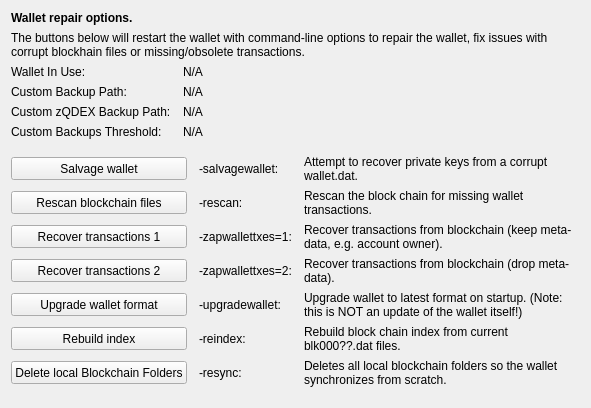
     <widget class="QWidget" name="tab_repair">
      <attribute name="title">
       <string>&amp;Wallet Repair</string>
      </attribute>
      <layout class="QGridLayout" name="gridLayout_4" columnstretch="0,0,0,0">
       <property name="horizontalSpacing">
        <number>12</number>
       </property>
       <item row="0" column="0" colspan="4">
        <widget class="QLabel" name="label_repair_header">
         <property name="font">
          <font>
           <weight>75</weight>
           <bold>true</bold>
          </font>
         </property>
         <property name="text">
          <string>Wallet repair options.</string>
         </property>
        </widget>
       </item>
       <item row="1" column="0" colspan="4">
        <widget class="QLabel" name="label_repair_helptext">
         <property name="font">
          <font>
           <weight>50</weight>
           <bold>false</bold>
          </font>
         </property>
         <property name="text">
          <string>The buttons below will restart the wallet with command-line options to repair the wallet, fix issues with corrupt blockhain files or missing/obsolete transactions.</string>
         </property>
         <property name="wordWrap">
          <bool>true</bool>
         </property>
        </widget>
       </item>
       <item row="2" column="0">
        <widget class="QLabel" name="wallet_path_label">
         <property name="text">
          <string>Wallet In Use:</string>
         </property>
        </widget>
       </item>
       <item row="2" column="1" colspan="3">
        <widget class="QLabel" name="wallet_path">
         <property name="cursor">
          <cursorShape>IBeamCursor</cursorShape>
         </property>
         <property name="text">
          <string>N/A</string>
         </property>
         <property name="textFormat">
          <enum>Qt::PlainText</enum>
         </property>
         <property name="textInteractionFlags">
          <set>Qt::LinksAccessibleByMouse|Qt::TextSelectableByKeyboard|Qt::TextSelectableByMouse</set>
         </property>
        </widget>
       </item>
       <item row="3" column="0">
        <widget class="QLabel" name="wallet_custombackuppath_label">
         <property name="visible">
          <bool>false</bool>
         </property>
         <property name="text">
          <string>Custom Backup Path:</string>
         </property>
        </widget>
       </item>
       <item row="3" column="1" colspan="3">
        <widget class="QLabel" name="wallet_custombackuppath">
         <property name="cursor">
          <cursorShape>IBeamCursor</cursorShape>
         </property>
         <property name="visible">
          <bool>false</bool>
         </property>
         <property name="text">
          <string>N/A</string>
         </property>
         <property name="textFormat">
          <enum>Qt::PlainText</enum>
         </property>
         <property name="textInteractionFlags">
          <set>Qt::LinksAccessibleByMouse|Qt::TextSelectableByKeyboard|Qt::TextSelectableByMouse</set>
         </property>
        </widget>
       </item>
       <item row="4" column="0">
        <widget class="QLabel" name="wallet_customzQDEXbackuppath_label">
         <property name="visible">
          <bool>false</bool>
         </property>
         <property name="text">
          <string>Custom zQDEX Backup Path:</string>
         </property>
        </widget>
       </item>
       <item row="4" column="1" colspan="3">
        <widget class="QLabel" name="wallet_customzQDEXbackuppath">
         <property name="cursor">
          <cursorShape>IBeamCursor</cursorShape>
         </property>
         <property name="visible">
          <bool>false</bool>
         </property>
         <property name="text">
          <string>N/A</string>
         </property>
         <property name="textFormat">
          <enum>Qt::PlainText</enum>
         </property>
         <property name="textInteractionFlags">
          <set>Qt::LinksAccessibleByMouse|Qt::TextSelectableByKeyboard|Qt::TextSelectableByMouse</set>
         </property>
        </widget>
       </item>
       <item row="5" column="0">
        <widget class="QLabel" name="wallet_custombackupthreshold_label">
         <property name="visible">
          <bool>false</bool>
         </property>
         <property name="text">
          <string>Custom Backups Threshold:</string>
         </property>
        </widget>
       </item>
       <item row="5" column="1" colspan="3">
        <widget class="QLabel" name="wallet_custombackupthreshold">
         <property name="cursor">
          <cursorShape>IBeamCursor</cursorShape>
         </property>
         <property name="visible">
          <bool>false</bool>
         </property>
         <property name="text">
          <string>N/A</string>
         </property>
         <property name="textFormat">
          <enum>Qt::PlainText</enum>
         </property>
         <property name="textInteractionFlags">
          <set>Qt::LinksAccessibleByMouse|Qt::TextSelectableByKeyboard|Qt::TextSelectableByMouse</set>
         </property>
        </widget>
       </item>
       <item row="6" column="0">
        <spacer name="verticalSpacer_repair1">
         <property name="orientation">
          <enum>Qt::Vertical</enum>
         </property>
         <property name="sizeHint" stdset="0">
          <size>
           <width>10</width>
           <height>10</height>
          </size>
         </property>
        </spacer>
       </item>
       <item row="7" column="0" colspan="2">
        <widget class="QPushButton" name="btn_salvagewallet">
         <property name="minimumSize">
          <size>
           <width>100</width>
           <height>23</height>
          </size>
         </property>
         <property name="text">
          <string>Salvage wallet</string>
         </property>
        </widget>
       </item>
       <item row="7" column="2">
        <widget class="QLabel" name="label_repair_salvage_command">
         <property name="text">
          <string notr="true">-salvagewallet:</string>
         </property>
        </widget>
       </item>
       <item row="7" column="3">
        <widget class="QLabel" name="label_repair_salvage">
         <property name="text">
          <string>Attempt to recover private keys from a corrupt wallet.dat.</string>
         </property>
         <property name="wordWrap">
          <bool>true</bool>
         </property>
        </widget>
       </item>
       <item row="8" column="0" colspan="2">
        <widget class="QPushButton" name="btn_rescan">
         <property name="minimumSize">
          <size>
           <width>100</width>
           <height>23</height>
          </size>
         </property>
         <property name="text">
          <string>Rescan blockchain files</string>
         </property>
        </widget>
       </item>
       <item row="8" column="2">
        <widget class="QLabel" name="label_repair_rescan_command">
         <property name="text">
          <string notr="true">-rescan:</string>
         </property>
        </widget>
       </item>
       <item row="8" column="3">
        <widget class="QLabel" name="label_repair_rescan">
         <property name="text">
          <string>Rescan the block chain for missing wallet transactions.</string>
         </property>
         <property name="wordWrap">
          <bool>true</bool>
         </property>
        </widget>
       </item>
       <item row="9" column="0" colspan="2">
        <widget class="QPushButton" name="btn_zapwallettxes1">
         <property name="minimumSize">
          <size>
           <width>100</width>
           <height>23</height>
          </size>
         </property>
         <property name="text">
          <string>Recover transactions 1</string>
         </property>
        </widget>
       </item>
       <item row="9" column="2">
        <widget class="QLabel" name="label_repair_zap1_command">
         <property name="text">
          <string notr="true">-zapwallettxes=1:</string>
         </property>
        </widget>
       </item>
       <item row="9" column="3">
        <widget class="QLabel" name="label_repair_zap1">
         <property name="text">
          <string>Recover transactions from blockchain (keep meta-data, e.g. account owner).</string>
         </property>
         <property name="wordWrap">
          <bool>true</bool>
         </property>
        </widget>
       </item>
       <item row="10" column="0" colspan="2">
        <widget class="QPushButton" name="btn_zapwallettxes2">
         <property name="minimumSize">
          <size>
           <width>100</width>
           <height>23</height>
          </size>
         </property>
         <property name="text">
          <string>Recover transactions 2</string>
         </property>
        </widget>
       </item>
       <item row="10" column="2">
        <widget class="QLabel" name="label_repair_zap2_command">
         <property name="text">
          <string notr="true">-zapwallettxes=2:</string>
         </property>
        </widget>
       </item>
       <item row="10" column="3">
        <widget class="QLabel" name="label_repair_zap2">
         <property name="text">
          <string>Recover transactions from blockchain (drop meta-data).</string>
         </property>
         <property name="wordWrap">
          <bool>true</bool>
         </property>
        </widget>
       </item>
       <item row="11" column="0" colspan="2">
        <widget class="QPushButton" name="btn_upgradewallet">
         <property name="minimumSize">
          <size>
           <width>100</width>
           <height>23</height>
          </size>
         </property>
         <property name="text">
          <string>Upgrade wallet format</string>
         </property>
        </widget>
       </item>
       <item row="11" column="2">
        <widget class="QLabel" name="label_repair_upgrade_command">
         <property name="text">
          <string notr="true">-upgradewallet:</string>
         </property>
        </widget>
       </item>
       <item row="11" column="3">
        <widget class="QLabel" name="label_repair_upgrade">
         <property name="text">
          <string>Upgrade wallet to latest format on startup. (Note: this is NOT an update of the wallet itself!)</string>
         </property>
         <property name="wordWrap">
          <bool>true</bool>
         </property>
        </widget>
       </item>
       <item row="12" column="0" colspan="2">
        <widget class="QPushButton" name="btn_reindex">
         <property name="minimumSize">
          <size>
           <width>100</width>
           <height>23</height>
          </size>
         </property>
         <property name="text">
          <string>Rebuild index</string>
         </property>
        </widget>
       </item>
       <item row="12" column="2">
        <widget class="QLabel" name="label_repair_reindex_command">
         <property name="text">
          <string notr="true">-reindex:</string>
         </property>
        </widget>
       </item>
       <item row="12" column="3">
        <widget class="QLabel" name="label_repair_reindex">
         <property name="text">
          <string>Rebuild block chain index from current blk000??.dat files.</string>
         </property>
         <property name="wordWrap">
          <bool>true</bool>
         </property>
        </widget>
       </item>
       <item row="13" column="0" colspan="2">
        <widget class="QPushButton" name="btn_resync">
         <property name="minimumSize">
          <size>
           <width>100</width>
           <height>23</height>
          </size>
         </property>
         <property name="text">
          <string>Delete local Blockchain Folders</string>
         </property>
        </widget>
       </item>
       <item row="13" column="2">
        <widget class="QLabel" name="label_repair_resync_command">
         <property name="text">
          <string>-resync:</string>
         </property>
        </widget>
       </item>
       <item row="13" column="3">
        <widget class="QLabel" name="label_repair_resync">
         <property name="text">
          <string>Deletes all local blockchain folders so the wallet synchronizes from scratch.</string>
         </property>
         <property name="wordWrap">
          <bool>true</bool>
         </property>
        </widget>
       </item>
       <item row="14" column="0">
        <spacer name="verticalSpacer_repair2">
         <property name="orientation">
          <enum>Qt::Vertical</enum>
         </property>
         <property name="sizeHint" stdset="0">
          <size>
           <width>20</width>
           <height>10</height>
          </size>
         </property>
        </spacer>
       </item>
      </layout>
     </widget>
